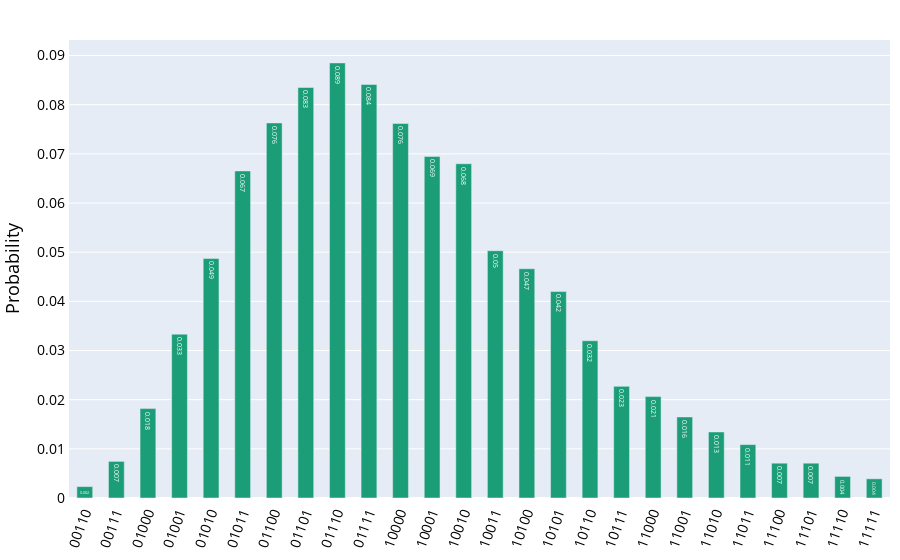

Notebook cell for this chart:
### Code cell
probability_distribution(counts)

### Figure 1 — Plotly figure (JSON) as saved in the notebook; plotly's stock layout.template omitted (floating-point values rounded to 4 significant figures)
{"data": [{"hoverinfo": "text", "hovertext": ["<b>00110</b><br>P = 0.002", "<b>00111</b><br>P = 0.007", "<b>01000</b><br>P = 0.018", "<b>01001</b><br>P = 0.033", "<b>01010</b><br>P = 0.049", "<b>01011</b><br>P = 0.067", "<b>01100</b><br>P = 0.076", "<b>01101</b><br>P = 0.083", "<b>01110</b><br>P = 0.089", "<b>01111</b><br>P = 0.084", "<b>10000</b><br>P = 0.076", "<b>10001</b><br>P = 0.069", "<b>10010</b><br>P = 0.068", "<b>10011</b><br>P = 0.05", "<b>10100</b><br>P = 0.047", "<b>10101</b><br>P = 0.042", "<b>10110</b><br>P = 0.032", "<b>10111</b><br>P = 0.023", "<b>11000</b><br>P = 0.021", "<b>11001</b><br>P = 0.016", "<b>11010</b><br>P = 0.013", "<b>11011</b><br>P = 0.011", "<b>11100</b><br>P = 0.007", "<b>11101</b><br>P = 0.007", "<b>11110</b><br>P = 0.004", "<b>11111</b><br>P = 0.004"], "marker": {"color": "#1b9e77"}, "name": "", "text": [0.002, 0.007, 0.018, 0.033, 0.049, 0.067, 0.076, 0.083, 0.089, 0.084, 0.076, 0.069, 0.068, 0.05, 0.047, 0.042, 0.032, 0.023, 0.021, 0.016, 0.013, 0.011, 0.007, 0.007, 0.004, 0.004], "textposition": "auto", "type": "bar", "width": 0.5, "x": [0, 1, 2, 3, 4, 5, 6, 7, 8, 9, 10, 11, 12, 13, 14, 15, 16, 17, 18, 19, 20, 21, 22, 23, 24, 25], "y": [0.002319, 0.007446, 0.01819, 0.03333, 0.04871, 0.06653, 0.07629, 0.0835, 0.0885, 0.08411, 0.07617, 0.06946, 0.06799, 0.05029, 0.04663, 0.04199, 0.03198, 0.02271, 0.02063, 0.01648, 0.01343, 0.01086, 0.00708, 0.00708, 0.004395, 0.003906]}], "layout": {"font": {"color": "black"}, "margin": {"b": 10, "l": 50, "r": 10, "t": 40}, "paper_bgcolor": "white", "showlegend": false, "title": {"font": {"size": 20}, "x": 0.5}, "xaxis": {"linewidth": 1, "showline": true, "tickangle": -70, "tickfont": {"size": 14}, "ticktext": ["00110", "00111", "01000", "01001", "01010", "01011", "01100", "01101", "01110", "01111", "10000", "10001", "10010", "10011", "10100", "10101", "10110", "10111", "11000", "11001", "11010", "11011", "11100", "11101", "11110", "11111"], "tickvals": [0, 1, 2, 3, 4, 5, 6, 7, 8, 9, 10, 11, 12, 13, 14, 15, 16, 17, 18, 19, 20, 21, 22, 23, 24, 25]}, "yaxis": {"linewidth": 1, "showline": true, "tickfont": {"size": 14}, "title": {"font": {"size": 18}, "text": "Probability"}}}}
